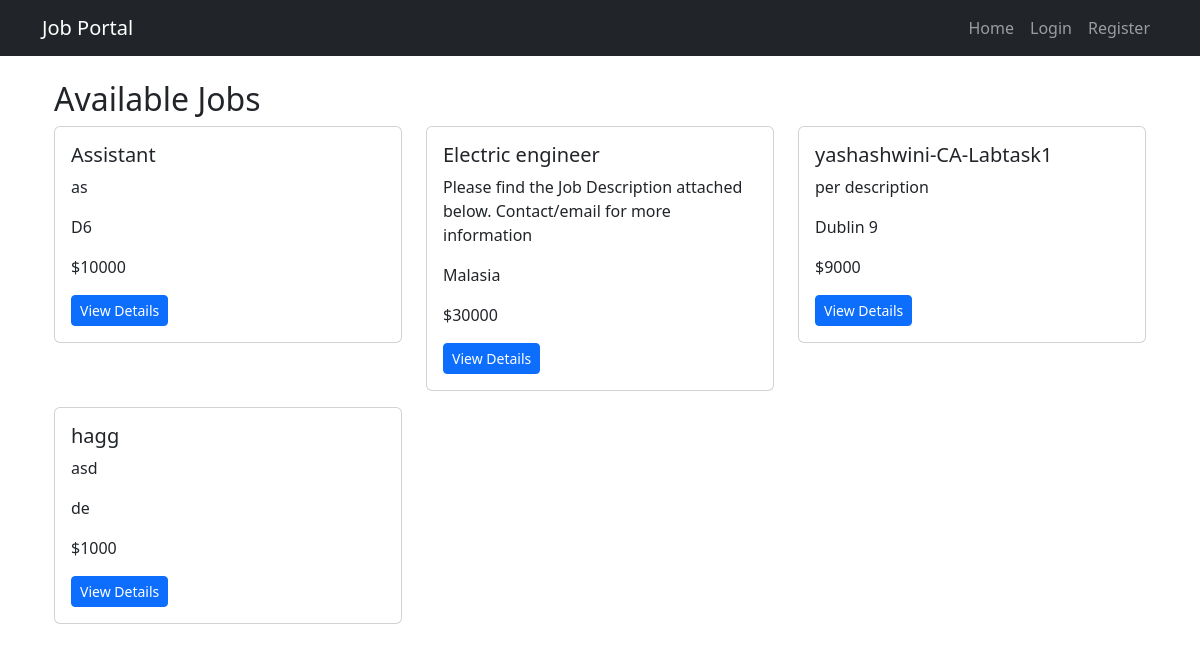
Screenshot of /jobs/ with the database file from the repository.
### jobs/models.py (models this page shows, shortened)
class Job(models.Model):
    title = models.CharField(max_length=200)
    description = models.TextField()
    company = models.CharField(max_length=200)
    location = models.CharField(max_length=100)
    salary = models.PositiveIntegerField()
    posted_at = models.DateTimeField(auto_now_add=True)
    employer = models.ForeignKey(User, on_delete=models.CASCADE, related_name="jobs", default=1)

### jobs/views.py (the view)
# urls.py: path("jobs/", views.job_list, name="job_list"),
def job_list(request):
    jobs = Job.objects.all()
    return render(request, "jobs/job_list.html", {"jobs": jobs})

### jobs/templates/jobs/job_list.html (shortened to what this page needs)
{% extends 'base.html' %}
{% block content %}
<div class="container">
    <h2>Available Jobs</h2>
    <div class="row">
        {% for job in jobs %}
        <div class="col-md-4">
            <div class="card mb-3">
                <div class="card-body">
                    <h5 class="card-title">{{ job.title }}</h5>
                    <p class="card-text">{{ job.description }}</p>
                    <p class="card-text">{{ job.location }}</p>
                    <p class="card-text">${{ job.salary }}</p>
                    <div class="d-flex justify-content-between align-items-center">
                        <a href="{% url 'job_detail' job.id %}" class="btn btn-primary btn-sm">View Details</a>
                    </div>
                </div>
            </div>
        </div>
        {% empty %}
        <div class="col-12">
            <p>No jobs available.</p>
        </div>
        {% endfor %}
    </div>
</div>
{% endblock %}

### rows the page displays
Job: title "Assistant", description "as", location "D6", salary "10000"
Job: title "Electric engineer", description "Please find the Job Description attached below. Contact/email for more information", location "Malasia", salary "30000"
Job: title "yashashwini-CA-Labtask1", description "per description", location "Dublin 9", salary "9000"
Job: title "hagg", description "asd", location "de", salary "1000"
